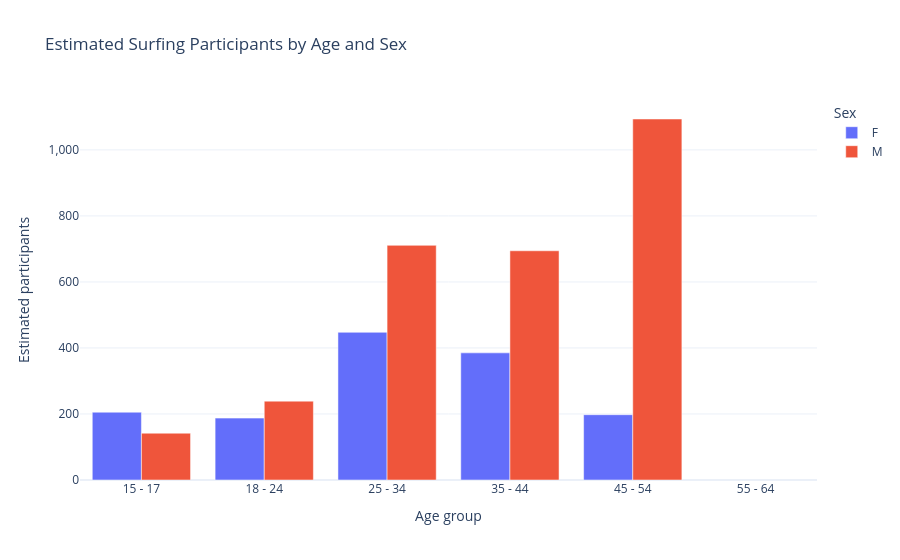
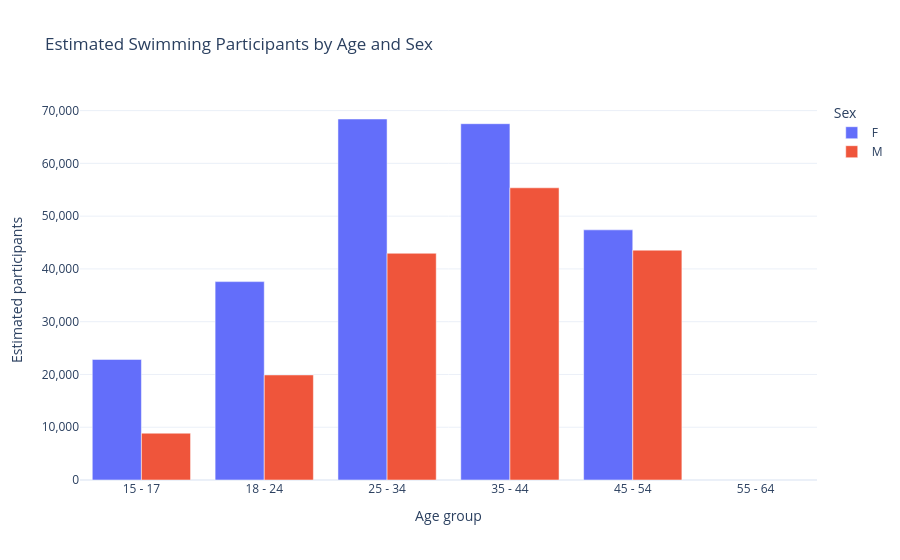

Notebook source saved alongside these figures, in order:
### Code cell
age_groups = ["15 - 17", "18 - 24", "25 - 34", "35 - 44", "45 - 54", "55 - 64"]
age_column_keys = ["15_17", "18_24", "25_34", "35_44", "45_54", "55_64"]
participation_rows = []

for gender, sport_data in [
    ("M", male_sport_participation_with_age),
    ("F", female_sport_participation_with_age),
]:
    for _, sport_row in sport_data.iterrows():
        for age_group, age_key in zip(age_groups, age_column_keys):
            estimate = sport_row[f"age_{age_key}_estimate"]
            rate = sport_row[f"age_{age_key}_participation_rate"]
            participants = estimate * rate / 100 if pd.notna(estimate) and pd.notna(rate) else None
            participation_rows.append(
                {
                    "sport": sport_row["sport"],
                    "age_group": age_group,
                    "gender": gender,
                    "estimate": estimate,
                    "participation_rate": rate,
                    "participants": participants,
                }
            )

sport_participation_by_age = pd.DataFrame(participation_rows)

from IPython.display import display

for sport in ["Surfing", "Swimming"]:
    sport_data = sport_participation_by_age[
        sport_participation_by_age["sport"] == sport
    ]
    fig = px.bar(
        sport_data,
        x="age_group",
        y="participants",
        color="gender",
        barmode="group",
        category_orders={
            "age_group": age_groups,
            "gender": ["F", "M"],
        },
        hover_data={
            "estimate": ":,",
            "participation_rate": ":.1f",
            "participants": ":,.1f",
        },
        labels={
            "age_group": "Age group",
            "participants": "Estimated participants",
            "gender": "Sex",
            "estimate": "Population estimate",
            "participation_rate": "Participation rate (%)",
        },
        title=f"Estimated {sport} Participants by Age and Sex",
    )
    fig.update_layout(template="plotly_white", legend_title_text="Sex")
    fig.update_yaxes(tickformat=",.0f", rangemode="tozero")
    display(fig)

### Figure 1 — Plotly figure (JSON) as saved in the notebook; plotly's stock layout.template omitted (floating-point values rounded to 4 significant figures)
{"data": [{"alignmentgroup": "True", "customdata": [[9780.0, 2.1], [14420.0, 1.3], [29830.0, 1.5], [27510.0, 1.4], [17980.0, 1.1], [15180.0, NaN]], "hovertemplate": "Sex=F<br>Age group=%{x}<br>Estimated participants=%{y:,.1f}<br>Population estimate=%{customdata[0]:,}<br>Participation rate (%)=%{customdata[1]:.1f}<extra></extra>", "legendgroup": "F", "marker": {"color": "#636efa", "pattern": {"shape": ""}}, "name": "F", "offsetgroup": "F", "orientation": "v", "showlegend": true, "textposition": "auto", "type": "bar", "x": ["15 - 17", "18 - 24", "25 - 34", "35 - 44", "45 - 54", "55 - 64"], "xaxis": "x", "y": [205.4, 187.4, 447.4, 385.2, 197.8, NaN], "yaxis": "y"}, {"alignmentgroup": "True", "customdata": [[8339.0, 1.7], [17070.0, 1.4], [37410.0, 1.9], [36550.0, 1.9], [42060.0, 2.6], [28530.0, NaN]], "hovertemplate": "Sex=M<br>Age group=%{x}<br>Estimated participants=%{y:,.1f}<br>Population estimate=%{customdata[0]:,}<br>Participation rate (%)=%{customdata[1]:.1f}<extra></extra>", "legendgroup": "M", "marker": {"color": "#EF553B", "pattern": {"shape": ""}}, "name": "M", "offsetgroup": "M", "orientation": "v", "showlegend": true, "textposition": "auto", "type": "bar", "x": ["15 - 17", "18 - 24", "25 - 34", "35 - 44", "45 - 54", "55 - 64"], "xaxis": "x", "y": [141.8, 238.9, 710.9, 694.4, 1094.0, NaN], "yaxis": "y"}], "layout": {"barmode": "group", "legend": {"title": {"text": "Sex"}, "tracegroupgap": 0}, "title": {"text": "Estimated Surfing Participants by Age and Sex"}, "xaxis": {"anchor": "y", "categoryarray": ["15 - 17", "18 - 24", "25 - 34", "35 - 44", "45 - 54", "55 - 64"], "categoryorder": "array", "domain": [0, 1], "title": {"text": "Age group"}}, "yaxis": {"anchor": "x", "domain": [0, 1], "rangemode": "tozero", "tickformat": ",.0f", "title": {"text": "Estimated participants"}}}}

### Figure 2 — Plotly figure (JSON) as saved in the notebook; plotly's stock layout.template omitted (floating-point values rounded to 4 significant figures)
{"data": [{"alignmentgroup": "True", "customdata": [[103900.0, 22.0], [207700.0, 18.1], [367800.0, 18.6], [359100.0, 18.8], [282100.0, 16.8], [236400.0, NaN]], "hovertemplate": "Sex=F<br>Age group=%{x}<br>Estimated participants=%{y:,.1f}<br>Population estimate=%{customdata[0]:,}<br>Participation rate (%)=%{customdata[1]:.1f}<extra></extra>", "legendgroup": "F", "marker": {"color": "#636efa", "pattern": {"shape": ""}}, "name": "F", "offsetgroup": "F", "orientation": "v", "showlegend": true, "textposition": "auto", "type": "bar", "x": ["15 - 17", "18 - 24", "25 - 34", "35 - 44", "45 - 54", "55 - 64"], "xaxis": "x", "y": [22850.0, 37590.0, 68410.0, 67520.0, 47400.0, NaN], "yaxis": "y"}, {"alignmentgroup": "True", "customdata": [[66680.0, 13.3], [156700.0, 12.7], [292300.0, 14.7], [321900.0, 17.2], [267200.0, 16.3], [240700.0, NaN]], "hovertemplate": "Sex=M<br>Age group=%{x}<br>Estimated participants=%{y:,.1f}<br>Population estimate=%{customdata[0]:,}<br>Participation rate (%)=%{customdata[1]:.1f}<extra></extra>", "legendgroup": "M", "marker": {"color": "#EF553B", "pattern": {"shape": ""}}, "name": "M", "offsetgroup": "M", "orientation": "v", "showlegend": true, "textposition": "auto", "type": "bar", "x": ["15 - 17", "18 - 24", "25 - 34", "35 - 44", "45 - 54", "55 - 64"], "xaxis": "x", "y": [8868.0, 19910.0, 42960.0, 55370.0, 43550.0, NaN], "yaxis": "y"}], "layout": {"barmode": "group", "legend": {"title": {"text": "Sex"}, "tracegroupgap": 0}, "title": {"text": "Estimated Swimming Participants by Age and Sex"}, "xaxis": {"anchor": "y", "categoryarray": ["15 - 17", "18 - 24", "25 - 34", "35 - 44", "45 - 54", "55 - 64"], "categoryorder": "array", "domain": [0, 1], "title": {"text": "Age group"}}, "yaxis": {"anchor": "x", "domain": [0, 1], "rangemode": "tozero", "tickformat": ",.0f", "title": {"text": "Estimated participants"}}}}
